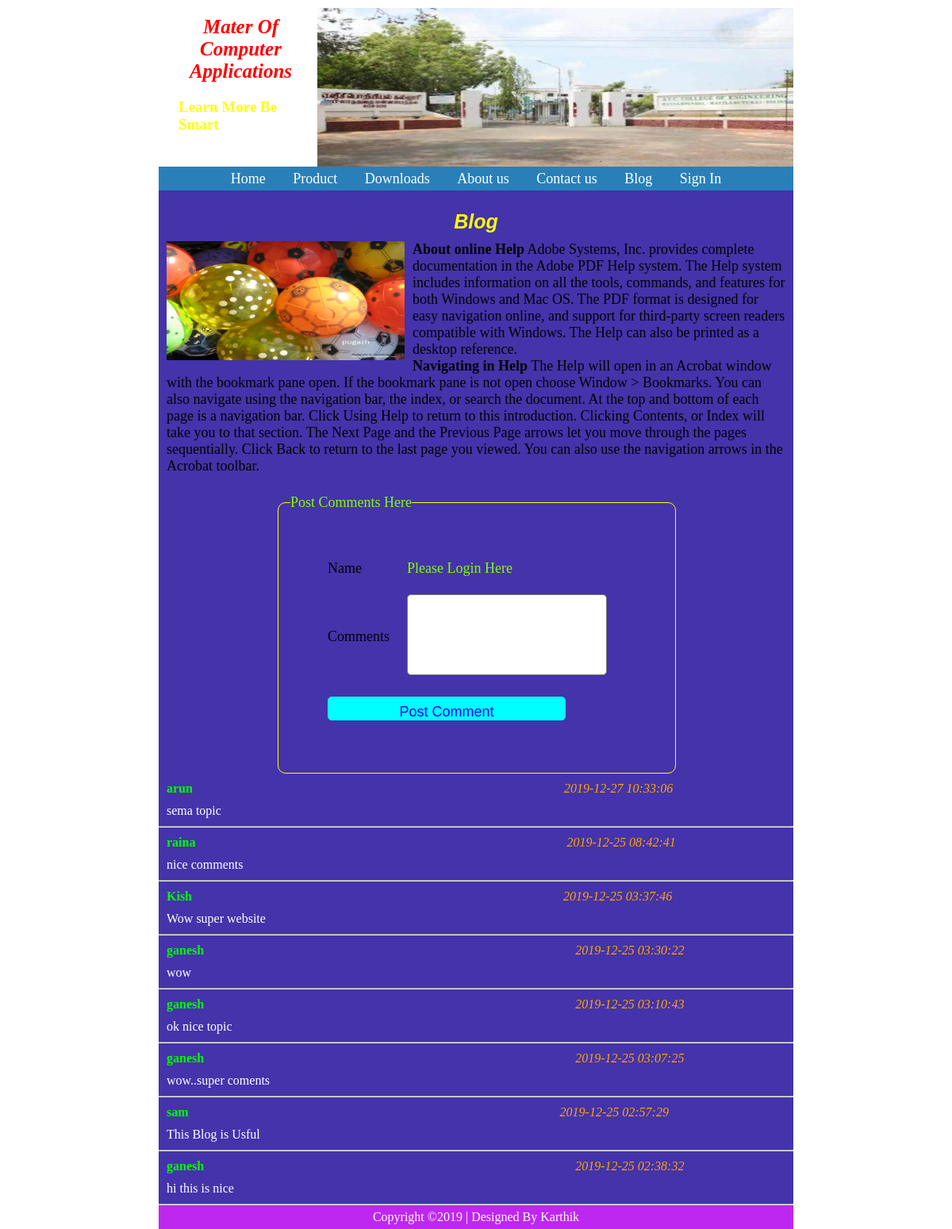
Screenshot of /blog.php with the database file from the repository.
### tables this page shows
CREATE TABLE `comments` (
  `ID` int(11) NOT NULL,
  `NAME` varchar(20) NOT NULL,
  `COMMENT` text NOT NULL,
  `LOGS` datetime NOT NULL
);

### blog.php (the view, shortened to what this page needs)
<?php
	include("config.php");
?>
<!DOCTYPE html>
<html>
 <head>
 <link rel="stylesheet" type="text/css" href="style.css">
 <link rel="stylesheet" type="text/css" href="blogcss.css">
<link rel="stylesheet" type="text/css" href="signcss.css">
 </head>
 <body>
 <div id="header">
 <div id="logotxt"><h1> Mater Of Computer Applications</h1>
<h3>Learn More Be Smart </h3>
 </div>
 <div id="logo">
<img src="avc.jpg" width="100%" height="100%">
 </div>
 </div>
 <div id="nav">
 <center>
 <ul id="navul">
 <li> <a href="webdesign.php"> Home</a> </li>
 <li> <a href="product.php">Product </a> </li>
 <li> <a href="download.php">Downloads </a> </li>
 <li> <a href="about.php"> About us</a> </li>
 <li> <a href="contact.php">Contact us </a> </li>
 <li> <a href="blog.php">Blog </a> </li>
 <?php
 if(isset($_SESSION["name"]))
 {
	 echo '<li> <a href="logout.php">Log Out</a> </li>;';
 }
else
{
echo '<li> <a href="sign.php">Sign In</a> </li>';
}
 ?>
 </ul>
 </center>
 </div>
 <div id="comments">
 <h1>Blog </h1>
 <img src="ball.jpg" id="blog_img">
  <p id="para1">
	<b>About online Help</b>
Adobe Systems, Inc. provides complete documentation in the Adobe PDF Help system.
The Help system includes information on all the tools, commands, and features for both
Windows and Mac OS. The PDF format is designed for easy navigation online, and support
for third-party screen readers compatible with Windows. The Help can also be printed as a
desktop reference.<br>
<b>Navigating in Help</b>
The Help will open in an Acrobat window with the bookmark pane open. If the bookmark
pane is not open choose Window > Bookmarks. You can also navigate using the
navigation bar, the index, or search the document.
At the top and bottom of each page is a navigation bar. Click Using Help to return to this
introduction. Clicking Contents, or Index will take you to that section.
The Next Page and the Previous Page arrows let you move through the pages
sequentially. Click Back to return to the last page you viewed. You can also use the
navigation arrows in the Acrobat toolbar.
  </p>
  <fieldset id="user_login">
			<legend> Post Comments Here</legend>
				<form action="blog.php" method="post" autocomplete="off">
					<table id="user_table">
						<tr> <td>Name </td>
						<?php
						if(isset($_SESSION["name"]))
						{
							echo '<td><input type="text" value="'.$_SESSION["name"].'" name="name" readonly required> </td>';
						}
						else
						{
							echo "<td><a href='sign.php'>Please Login Here </a></td>";
						}
						?>
						</tr>
						<tr> <td>Comments</td><td><textarea name="comment" required></textarea></td>
						</tr>
						<tr>
						<td colspan="2"><input type="submit" value="Post Comment" name="submit" id="comm"> </td>
						</tr>
					</table>
				</form>
		</fieldset>
				<?php
				$sql="SELECT * FROM comments ORDER BY ID DESC";
				$result=$con->query($sql);
				if($result->num_rows>0)
				{
					while($row=$result->fetch_assoc())
					{
						echo "<p><b style='color:lime;'>{$row["NAME"]}</b>
						&nbsp&nbsp&nbsp&nbsp&nbsp&nbsp&nbsp&nbsp&nbsp&nbsp
						&nbsp&nbsp&nbsp&nbsp&nbsp&nbsp&nbsp&nbsp&nbsp&nbsp&nbsp
						&nbsp&nbsp&nbsp&nbsp&nbsp&nbsp&nbsp&nbsp&nbsp&nbsp&nbsp&nbsp
						&nbsp&nbsp&nbsp&nbsp&nbsp&nbsp&nbsp&nbsp&nbsp&nbsp&nbsp&nbsp
						&nbsp&nbsp&nbsp&nbsp&nbsp&nbsp&nbsp&nbsp&nbsp&nbsp&nbsp&nbsp
						&nbsp&nbsp&nbsp&nbsp&nbsp&nbsp&nbsp&nbsp&nbsp&nbsp&nbsp&nbsp
						&nbsp&nbsp&nbsp&nbsp&nbsp&nbsp&nbsp&nbsp&nbsp&nbsp&nbsp&nbsp&nbsp
						&nbsp&nbsp&nbsp&nbsp&nbsp&nbsp&nbsp&nbsp&nbsp&nbsp&nbsp&nbsp&nbsp
						&nbsp&nbsp&nbsp&nbsp&nbsp&nbsp&nbsp&nbsp&nbsp&nbsp&nbsp&nbsp&nbsp<i style='color:orange;'>{$row["LOGS"]}</i></p><p style='color:white;'>{$row["COMMENT"]}</p><hr>";
					}
				}
				else
				{
				echo "<p> No Commnts yrt....</p>";
				}
				?>
 </div>
 <div id="footer">
 <center>Copyright &copy;2019 | Designed By Karthik </center>
 </div>
 </body>
</html>

### style.css (style rules this page uses)
* { margin:0px; padding:0px; }
html { background:white; }
body { background:#ffff00; height:1000px; width:800px; margin:10px auto; }
#header { background:#e67e22; height:200px; width:100%; }
#nav { background:#2980b9; height:30px; width:100%; }
#comments { background:#4433aa; height:auto; width:100%; }
#footer { background:#be27f0; height:30px; width:100%; color:white; line-height:30px; }
#navul li { list-style-type:none; display:inline; padding-left:15px; padding-right:15px; line-height:30px; font-size:18px; }
#navul li a,#lful li a { text-decoration:none; color:white; }
#logotxt { width:25%; height:100%; background:white; float:left; }
#logo { width:75%; height:100%; background:#665544; float:right; }
#logotxt h1 { color:red; font-family:Imprint MT Shadow; padding-top:10px; padding-left:7px; }
h3 { color:yellow; font-family:Book Antiqua; font-size:19px; padding-top:20px; padding-left:25px; }
h1 { color:yellow; text-align:center; padding-top:25px; font-family:arial; font-size:25px; font-style:italic; }
p { margin:10px; }

### blogcss.css (style rules this page uses)
#blog_img { height:150px; width:300px; margin:10px; float:left; }
#para1 { font-size:18px; }
#user_login tr td #comm { width:350px; height:30px; border-radius:5px; font-size:18px; color:blue; padding:8px; }
#comm { background:#00ffff; border:1px solid #00ffff; }
#user_login textarea { width:250px; height:100px; border-radius:5px; font-size:18px; color:blue; resize:none; }

### signcss.css (style rules this page uses)
#user_login { min-height:350px; width:500px; margin-left:150px; margin-top:25px; border-radius:10px; border:1px solid yellow; }
#user_login legend { margin-left:15px; font-size:18px; color:#80ff00; }
#user_table { margin:50px; font-size:18px; }
#user_table tr td { padding:10px; }
#user_table a { color:#80ff00; text-decoration:none; }
#user_table input[type="submit"],#user_table input[type="reset"] { width:100px; height:30px; border-radius:5px; font-size:18px; color:blue; }
#user_login tr td #comm { width:300px; height:30px; border-radius:5px; font-size:18px; color:blue; padding:8px; }
#sbtn,#comm { background:#00ffff; border:1px solid #00ffff; }

### rows the page displays
comments: NAME "arun", LOGS "2019-12-27 10:33:06", COMMENT "sema topic"
comments: NAME "raina", LOGS "2019-12-25 08:42:41", COMMENT "nice comments"
comments: NAME "Kish", LOGS "2019-12-25 03:37:46", COMMENT "Wow super website"
comments: NAME "ganesh", LOGS "2019-12-25 03:30:22", COMMENT "wow"
comments: NAME "ganesh", LOGS "2019-12-25 03:10:43", COMMENT "ok nice topic"
comments: NAME "ganesh", LOGS "2019-12-25 03:07:25", COMMENT "wow..super coments"
comments: NAME "sam", LOGS "2019-12-25 02:57:29", COMMENT "This Blog is Usful"
comments: NAME "ganesh", LOGS "2019-12-25 02:38:32", COMMENT "hi this is nice"
